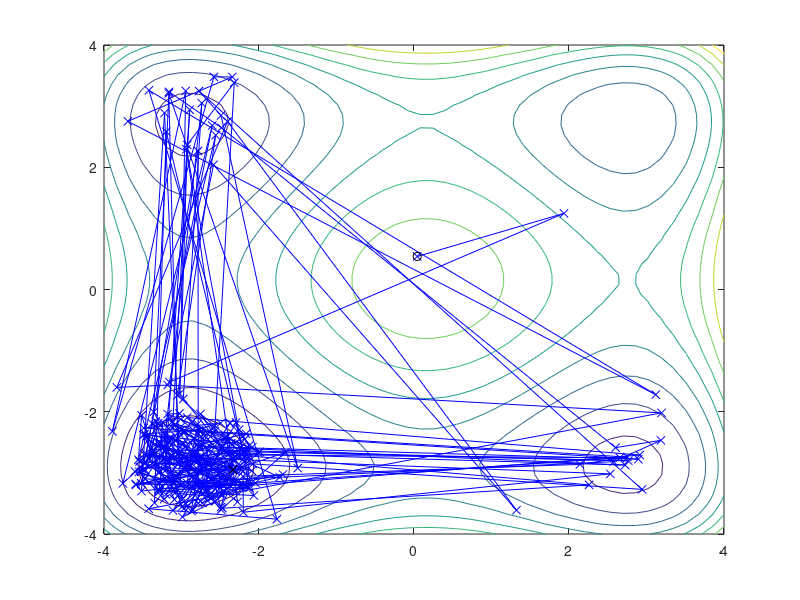

MATLAB code for this plot:
% vak keresés
% tortenet beepitese:
% s: az eddigi ertekek osszege
% s2 az eddigi ertekek negyzetosszege
% + szabaly az elfogadasra:
% az uj ertek az eddigiek atlagatol 
% legalabb a szoras valahanyszorosaval kisebb
% tul sok regi informacio...

clear;
clf;
close all;

% a célfüggvény
f = @(x,y) (x.^4-16*x.^2+5*x)/2 + (y.^4-16*y.^2+5*y)/2; 
F = @(v) f(v(1),v(2));

% a domain: 
a1 = -4;
b1 = 4;
a2 = -4;
b2 = 4;


% U: egyenletes az Omega halmazon (ami egy téglalap)
U = @() [a1 + (b1-a1)*rand(); a2 + (b2-a2)*rand()];

% maxit:
maxit = 5000;

% az összes pont:
t = zeros(2,maxit+1);
% ertekek
Ft = zeros(maxit+1,1);

% init, random kezdőpont
t1=U();
t(:,1)=t1;
Ft(1)=F(t1);
s=Ft(1);
s2=s*s;
% k-pont van meg
k=1;

it=2;
while true
  if it>maxit, break; end
  u = U();
  Fu = F(u);
  %if Fu < Ft(k) || Fu < s/k-sqrt(s2/k-(s/k)^2)
  if Fu < s/k %-sqrt(s2/k-(s/k)^2)
    k=k+1;
    s=s+Fu;
    s2=s2+Fu^2;
    t(:,k) = u;
    Ft(k) = Fu;
  end
  it=it+1;
end


[rloc,rval]=fminunc(F,[-3;-3]);
fprintf("rloc=(%.2f,%.2f) rval=%.2f\n",rloc(1),rloc(2),rval);
loc=t(:,k);
val=Ft(k);
fprintf("loc=(%.2f,%.2f) val=%.2f\n",loc(1),loc(2),val);
fprintf("maxit=%d k=%d\n",maxit,k);


% ad-hoc rajzolgatas
dd = linspace(a1,b1,50);
[X,Y]=meshgrid(dd,dd);
Z=f(X,Y);
contour(X,Y,Z);
hold on;
plot(rloc(1),rloc(2),'r*');


plot(t(1,1:k),t(2,1:k),'bx-');
plot(t(1,1),t(2,1),'ko');
plot(loc(1),loc(2),'kx');
